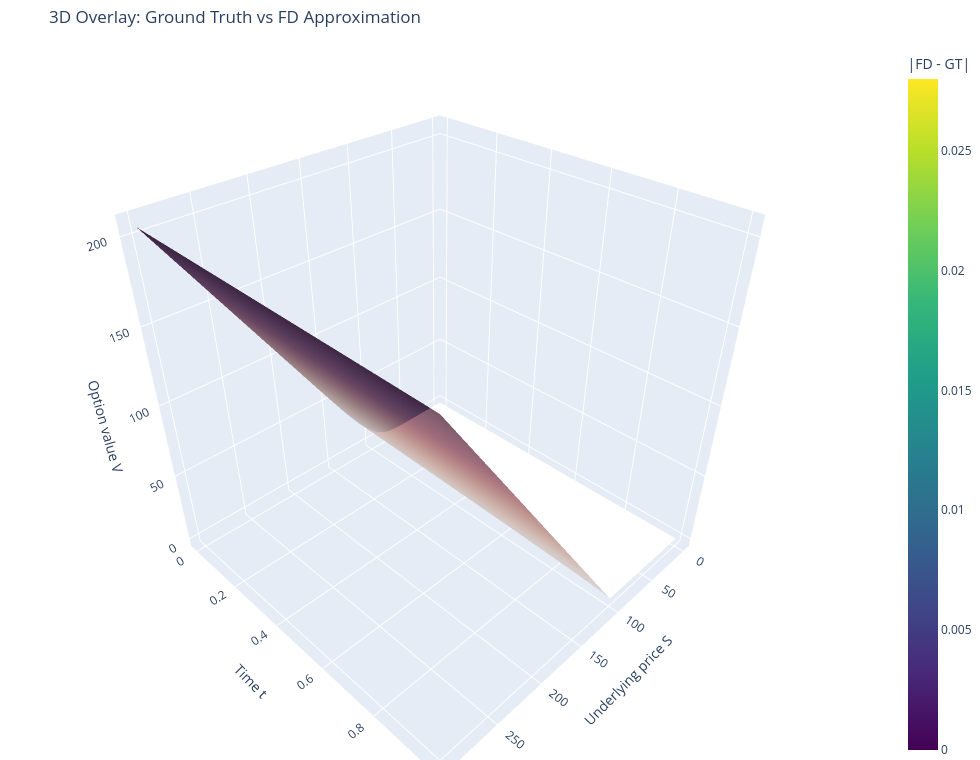

Source (notebook cell):
### Markdown cell above
This interactive view overlays Black-Scholes closed-form (ground truth) and FD approximation.

### Code cell
# Interactive 3D overlay: closed-form surface vs FD surface
import numpy as np
from scipy.stats import norm
import plotly.graph_objects as go

# Reuse FD outputs if present; otherwise compute quickly
need_recompute = any(name not in globals() for name in ['S', 't', 'V', 'V_exact', 'K', 'r', 'sigma', 'T'])

if need_recompute:
    K = 100.0
    r = 0.05
    sigma = 0.2
    T = 1.0
    S_max = 300.0
    Ns = 300
    Nt = 300

    S = np.linspace(0.0, S_max, Ns + 1)
    t = np.linspace(0.0, T, Nt + 1)
    dt = t[1] - t[0]

    V = np.zeros((Nt + 1, Ns + 1), dtype=float)
    V[-1, :] = np.maximum(S - K, 0.0)
    V[:, 0] = 0.0
    V[:, -1] = S_max - K * np.exp(-r * (T - t))

    i = np.arange(1, Ns)
    a = 0.5 * sigma**2 * i**2 - 0.5 * r * i
    b = -(sigma**2 * i**2 + r)
    c = 0.5 * sigma**2 * i**2 + 0.5 * r * i

    A_sub, A_diag, A_sup = a, b, c
    L_sub = -0.5 * dt * A_sub[1:]
    L_diag = 1.0 - 0.5 * dt * A_diag
    L_sup = -0.5 * dt * A_sup[:-1]
    R_sub = 0.5 * dt * A_sub[1:]
    R_diag = 1.0 + 0.5 * dt * A_diag
    R_sup = 0.5 * dt * A_sup[:-1]

    def tridiag_mv(sub, diag, sup, x):
        y = diag * x
        y[1:] += sub * x[:-1]
        y[:-1] += sup * x[1:]
        return y

    def solve_tridiag(sub, diag, sup, rhs):
        n = len(diag)
        cp = np.zeros(n - 1)
        dp = np.zeros(n)
        cp[0] = sup[0] / diag[0]
        dp[0] = rhs[0] / diag[0]
        for k in range(1, n - 1):
            den = diag[k] - sub[k - 1] * cp[k - 1]
            cp[k] = sup[k] / den
            dp[k] = (rhs[k] - sub[k - 1] * dp[k - 1]) / den
        dp[-1] = (rhs[-1] - sub[-1] * dp[-2]) / (diag[-1] - sub[-1] * cp[-1])
        x = np.zeros(n)
        x[-1] = dp[-1]
        for k in range(n - 2, -1, -1):
            x[k] = dp[k] - cp[k] * x[k + 1]
        return x

    for n in range(Nt - 1, -1, -1):
        v_next = V[n + 1, 1:-1]
        rhs = tridiag_mv(R_sub, R_diag, R_sup, v_next)
        rhs[0] += 0.5 * dt * A_sub[0] * (V[n + 1, 0] + V[n, 0])
        rhs[-1] += 0.5 * dt * A_sup[-1] * (V[n + 1, -1] + V[n, -1])
        V[n, 1:-1] = solve_tridiag(L_sub, L_diag, L_sup, rhs)

    def bs_call(Sv, tv):
        tau = T - tv
        Sv = np.asarray(Sv, dtype=float)
        if tau <= 1e-12:
            return np.maximum(Sv - K, 0.0)
        s = np.maximum(Sv, 1e-300)
        st = np.sqrt(tau)
        d1 = (np.log(s / K) + (r + 0.5 * sigma**2) * tau) / (sigma * st)
        d2 = d1 - sigma * st
        return s * norm.cdf(d1) - K * np.exp(-r * tau) * norm.cdf(d2)

    V_exact = np.zeros_like(V)
    for n in range(Nt + 1):
        V_exact[n, :] = bs_call(S, t[n])

# Subsample for smoother interactive rendering
s_step = max(1, len(S) // 120)
t_step = max(1, len(t) // 120)
S_sub = S[::s_step]
t_sub = t[::t_step]
V_fd_sub = V[::t_step, ::s_step]
V_gt_sub = V_exact[::t_step, ::s_step]
Sg, tg = np.meshgrid(S_sub, t_sub)

fig = go.Figure()

fig.add_trace(go.Surface(
    x=Sg, y=tg, z=V_gt_sub,
    colorscale='Blues', opacity=0.85,
    name='Ground truth (closed-form)',
    showscale=False
))

fig.add_trace(go.Surface(
    x=Sg, y=tg, z=V_fd_sub,
    colorscale='Reds', opacity=0.45,
    name='FD approximation',
    showscale=False
))

# Add an error magnitude colorbar via a thin helper surface (hidden geometry)
err = np.abs(V_fd_sub - V_gt_sub)
fig.add_trace(go.Surface(
    x=Sg, y=tg, z=V_gt_sub*0 + np.nan,
    surfacecolor=err, colorscale='Viridis', showscale=True,
    colorbar=dict(title='|FD - GT|'),
    hoverinfo='skip',
    name='Absolute error scale'
))

fig.update_layout(
    title='3D Overlay: Ground Truth vs FD Approximation',
    scene=dict(
        xaxis_title='Underlying price S',
        yaxis_title='Time t',
        zaxis_title='Option value V'
    ),
    width=980, height=760,
    margin=dict(l=0, r=0, b=0, t=45)
)

fig.show()

### Figure 1 — Plotly figure (JSON) as saved in the notebook; plotly's stock layout.template omitted (floating-point values rounded to 4 significant figures; data arrays with more than 128 entries replaced by an {"elided": "..."} marker saying what was removed)
{"data": [{"colorscale": [[0, "rgb(247,251,255)"], [0.125, "rgb(222,235,247)"], [0.25, "rgb(198,219,239)"], [0.375, "rgb(158,202,225)"], [0.5, "rgb(107,174,214)"], [0.625, "rgb(66,146,198)"], [0.75, "rgb(33,113,181)"], [0.875, "rgb(8,81,156)"], [1, "rgb(8,48,107)"]], "name": "Ground truth (closed-form)", "opacity": 0.85, "showscale": false, "type": "surface", "x": {"elided": "151x151 float values"}, "y": {"elided": "151x151 float values"}, "z": {"elided": "151x151 float values"}}, {"colorscale": [[0, "rgb(255,245,240)"], [0.125, "rgb(254,224,210)"], [0.25, "rgb(252,187,161)"], [0.375, "rgb(252,146,114)"], [0.5, "rgb(251,106,74)"], [0.625, "rgb(239,59,44)"], [0.75, "rgb(203,24,29)"], [0.875, "rgb(165,15,21)"], [1, "rgb(103,0,13)"]], "name": "FD approximation", "opacity": 0.45, "showscale": false, "type": "surface", "x": {"elided": "151x151 float values"}, "y": {"elided": "151x151 float values"}, "z": {"elided": "151x151 float values"}}, {"colorbar": {"title": {"text": "|FD - GT|"}}, "colorscale": [[0, "#440154"], [0.1111, "#482878"], [0.2222, "#3e4989"], [0.3333, "#31688e"], [0.4444, "#26828e"], [0.5556, "#1f9e89"], [0.6667, "#35b779"], [0.7778, "#6ece58"], [0.8889, "#b5de2b"], [1, "#fde725"]], "hoverinfo": "skip", "name": "Absolute error scale", "showscale": true, "surfacecolor": {"elided": "151x151 float values"}, "type": "surface", "x": {"elided": "151x151 float values"}, "y": {"elided": "151x151 float values"}, "z": {"elided": "151x151 float values"}}], "layout": {"height": 760, "margin": {"b": 0, "l": 0, "r": 0, "t": 45}, "scene": {"xaxis": {"title": {"text": "Underlying price S"}}, "yaxis": {"title": {"text": "Time t"}}, "zaxis": {"title": {"text": "Option value V"}}}, "title": {"text": "3D Overlay: Ground Truth vs FD Approximation"}, "width": 980}}
